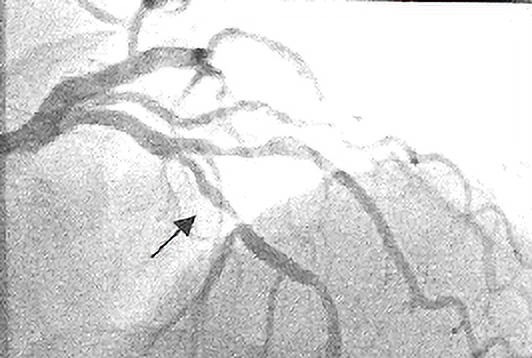
#> input picture spatialfilter/Figures/angiogram1.png, 532 x 358 px
$ python frangi.py
#> lines starting #> are read from the running program, lines starting #| are printed output that depends on the picture
import cv2
import numpy as np

import numpy as np
from PIL import Image
from skimage.filters import frangi

img = cv2.imread('../Figures/angiogram1.png')
#> img is the input picture: shape (358, 532, 3); mean B, G, R 215.5, 215.5, 215.5
img1 = np.asarray(img)
img2 = frangi(img1, black_ridges=True)
img3 = 255*(img2-np.min(img2))/(np.max(img2)-np.min(img2))
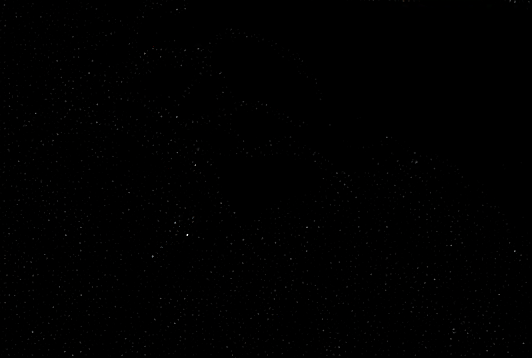
#> img3: shape (358, 532, 3) float64; mean B, G, R 0.6, 0.6, 0.6
cv2.imwrite('../Figures/frangi_output.png', img3)
